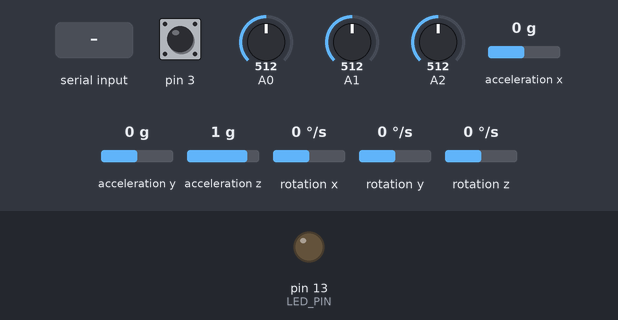
This sketch was run on a simulated Arduino Leonardo, built with avr-gcc and run on an emulated ATmega32U4. Parts: output pins drawn as LEDs (lit = HIGH). Dashed ring = blinking. The test bench sets the inputs (shaded band); at power-on: pin 3 HIGH, A0 = 512, A1 = 512, A2 = 512, acceleration x 0 g, acceleration y 0 g, acceleration z 1 g, rotation x 0 °/s, rotation y 0 °/s, rotation z 0 °/s. The sensor or clock chip raises its interrupt line as the real part does; what the sketch prints to the serial monitor is not drawn.

Above: at 0.1 s.
At 1.7 s:
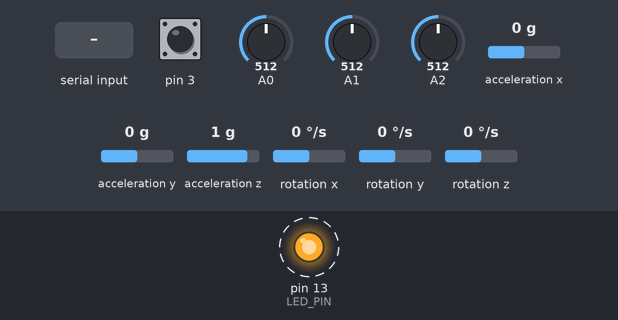
1.8 s: "A\n" received over Serial
Timing chart, 0 to 11.3 s (numbered marks = the images above; inputs shaded):
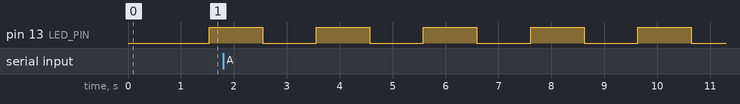

Measured:
- by itself, pin 13 (LED_PIN): alternates HIGH for 1.0 s and LOW for 1.0 s

The sketch:

sender.ino
```cpp
// I2C device class (I2Cdev) demonstration Arduino sketch for MPU6050 class using DMP (MotionApps v2.0)
// 6/21/2012 by Jeff Rowberg <jeff@rowberg.net>
// Updates should (hopefully) always be available at https://github.com/jrowberg/i2cdevlib
//
// Changelog:
//      2013-05-08 - added seamless Fastwire support
//                 - added note about gyro calibration
//      2012-06-21 - added note about Arduino 1.0.1 + Leonardo compatibility error
//      2012-06-20 - improved FIFO overflow handling and simplified read process
//      2012-06-19 - completely rearranged DMP initialization code and simplification
//      2012-06-13 - pull gyro and accel data from FIFO packet instead of reading directly
//      2012-06-09 - fix broken FIFO read sequence and change interrupt detection to RISING
//      2012-06-05 - add gravity-compensated initial reference frame acceleration output
//                 - add 3D math helper file to DMP6 example sketch
//                 - add Euler output and Yaw/Pitch/Roll output formats
//      2012-06-04 - remove accel offset clearing for better results (thanks Sungon Lee)
//      2012-06-01 - fixed gyro sensitivity to be 2000 deg/sec instead of 250
//      2012-05-30 - basic DMP initialization working

/* ============================================
I2Cdev device library code is placed under the MIT license
Copyright (c) 2012 Jeff Rowberg

Permission is hereby granted, free of charge, to any person obtaining a copy
of this software and associated documentation files (the "Software"), to deal
in the Software without restriction, including without limitation the rights
to use, copy, modify, merge, publish, distribute, sublicense, and/or sell
copies of the Software, and to permit persons to whom the Software is
furnished to do so, subject to the following conditions:

The above copyright notice and this permission notice shall be included in
all copies or substantial portions of the Software.

THE SOFTWARE IS PROVIDED "AS IS", WITHOUT WARRANTY OF ANY KIND, EXPRESS OR
IMPLIED, INCLUDING BUT NOT LIMITED TO THE WARRANTIES OF MERCHANTABILITY,
FITNESS FOR A PARTICULAR PURPOSE AND NONINFRINGEMENT. IN NO EVENT SHALL THE
AUTHORS OR COPYRIGHT HOLDERS BE LIABLE FOR ANY CLAIM, DAMAGES OR OTHER
LIABILITY, WHETHER IN AN ACTION OF CONTRACT, TORT OR OTHERWISE, ARISING FROM,
OUT OF OR IN CONNECTION WITH THE SOFTWARE OR THE USE OR OTHER DEALINGS IN
THE SOFTWARE.
===============================================
*/

// I2Cdev and MPU6050 must be installed as libraries, or else the .cpp/.h files
// for both classes must be in the include path of your project
#include "I2Cdev.h"

#include "MPU6050_6Axis_MotionApps20.h"
//#include "MPU6050.h" // not necessary if using MotionApps include file

// Arduino Wire library is required if I2Cdev I2CDEV_ARDUINO_WIRE implementation
// is used in I2Cdev.h
#if I2CDEV_IMPLEMENTATION == I2CDEV_ARDUINO_WIRE
    #include "Wire.h"
#endif

// class default I2C address is 0x68
// specific I2C addresses may be passed as a parameter here
// AD0 low = 0x68 (default for SparkFun breakout and InvenSense evaluation board)
// AD0 high = 0x69
MPU6050 mpu;
//MPU6050 mpu(0x69); // <-- use for AD0 high

/* =========================================================================
   NOTE: In addition to connection 3.3v, GND, SDA, and SCL, this sketch
   depends on the MPU-6050's INT pin being connected to the Arduino's
   external interrupt #0 pin. On the Arduino Uno and Mega 2560, this is
   digital I/O pin 2.
 * ========================================================================= */

/* =========================================================================
   NOTE: Arduino v1.0.1 with the Leonardo board generates a compile error
   when using Serial.write(buf, len). The Teapot output uses this method.
   The solution requires a modification to the Arduino USBAPI.h file, which
   is fortunately simple, but annoying. This will be fixed in the next IDE
   release. For more info, see these links:

   http://arduino.cc/forum/index.php/topic,109987.0.html
   http://code.google.com/p/arduino/issues/detail?id=958
 * ========================================================================= */


// uncomment "OUTPUT_READABLE_QUATERNION" if you want to see the actual
// quaternion components in a [w, x, y, z] format (not best for parsing
// on a remote host such as Processing or something though)
//#define OUTPUT_READABLE_QUATERNION

// uncomment "OUTPUT_READABLE_EULER" if you want to see Euler angles
// (in degrees) calculated from the quaternions coming from the FIFO.
// Note that Euler angles suffer from gimbal lock (for more info, see
// http://en.wikipedia.org/wiki/Gimbal_lock)
//#define OUTPUT_READABLE_EULER

// uncomment "OUTPUT_READABLE_YAWPITCHROLL" if you want to see the yaw/
// pitch/roll angles (in degrees) calculated from the quaternions coming
// from the FIFO. Note this also requires gravity vector calculations.
// Also note that yaw/pitch/roll angles suffer from gimbal lock (for
// more info, see: http://en.wikipedia.org/wiki/Gimbal_lock)
#define OUTPUT_READABLE_YAWPITCHROLL

// uncomment "OUTPUT_READABLE_REALACCEL" if you want to see acceleration
// components with gravity removed. This acceleration reference frame is
// not compensated for orientation, so +X is always +X according to the
// sensor, just without the effects of gravity. If you want acceleration
// compensated for orientation, us OUTPUT_READABLE_WORLDACCEL instead.
//#define OUTPUT_READABLE_REALACCEL

// uncomment "OUTPUT_READABLE_WORLDACCEL" if you want to see acceleration
// components with gravity removed and adjusted for the world frame of
// reference (yaw is relative to initial orientation, since no magnetometer
// is present in this case). Could be quite handy in some cases.
//#define OUTPUT_READABLE_WORLDACCEL

// uncomment "OUTPUT_TEAPOT" if you want output that matches the
// format used for the InvenSense teapot demo
//#define OUTPUT_TEAPOT


#define LED_PIN 13 // (Arduino is 13, Teensy is 11, Teensy++ is 6)
bool blinkState = false;

// MPU control/status vars
bool dmpReady = false;  // set true if DMP init was successful
uint8_t mpuIntStatus;   // holds actual interrupt status byte from MPU
uint8_t devStatus;      // return status after each device operation (0 = success, !0 = error)
uint16_t packetSize;    // expected DMP packet size (default is 42 bytes)
uint16_t fifoCount;     // count of all bytes currently in FIFO
uint8_t fifoBuffer[64]; // FIFO storage buffer

// orientation/motion vars
Quaternion q;           // [w, x, y, z]         quaternion container
VectorInt16 aa;         // [x, y, z]            accel sensor measurements
VectorInt16 aaReal;     // [x, y, z]            gravity-free accel sensor measurements
VectorInt16 aaWorld;    // [x, y, z]            world-frame accel sensor measurements
VectorFloat gravity;    // [x, y, z]            gravity vector
float euler[3];         // [psi, theta, phi]    Euler angle container
float ypr[3];           // [yaw, pitch, roll]   yaw/pitch/roll container and gravity vector

// packet structure for InvenSense teapot demo
uint8_t teapotPacket[14] = { '$', 0x02, 0,0, 0,0, 0,0, 0,0, 0x00, 0x00, '\r', '\n' };


// ================================================================
// ===               INTERRUPT DETECTION ROUTINE                ===
// ================================================================

volatile bool mpuInterrupt = false;     // indicates whether MPU interrupt pin has gone high
void dmpDataReady() {
    mpuInterrupt = true;
}


// ================================================================
// ===                      INITIAL SETUP                       ===
// ================================================================

void setup() {
    // join I2C bus (I2Cdev library doesn't do this automatically)
    #if I2CDEV_IMPLEMENTATION == I2CDEV_ARDUINO_WIRE
        Wire.begin();
        TWBR = 24; // 400kHz I2C clock (200kHz if CPU is 8MHz)
    #elif I2CDEV_IMPLEMENTATION == I2CDEV_BUILTIN_FASTWIRE
        Fastwire::setup(400, true);
    #endif

    // initialize serial communication
    // (115200 chosen because it is required for Teapot Demo output, but it's
    // really up to you depending on your project)
    Serial.begin(9600);
    while (!Serial); // wait for Leonardo enumeration, others continue immediately

    // NOTE: 8MHz or slower host processors, like the Teensy @ 3.3v or Ardunio
    // Pro Mini running at 3.3v, cannot handle this baud rate reliably due to
    // the baud timing being too misaligned with processor ticks. You must use
    // 38400 or slower in these cases, or use some kind of external separate
    // crystal solution for the UART timer.

    // initialize device
    Serial.println(F("Initializing I2C devices..."));
    mpu.initialize();

    // verify connection
    Serial.println(F("Testing device connections..."));
    Serial.println(mpu.testConnection() ? F("MPU6050 connection successful") : F("MPU6050 connection failed"));

    // wait for ready
    Serial.println(F("\nSend any character to begin DMP programming and demo: "));
    //while (Serial.available() && Serial.read()); // empty buffer
    //while (!Serial.available());                 // wait for data
    while (Serial.available() && Serial.read()); // empty buffer again

    // load and configure the DMP
    Serial.println(F("Initializing DMP..."));
    devStatus = mpu.dmpInitialize();

    // supply your own gyro offsets here, scaled for min sensitivity
    mpu.setXGyroOffset(220);
    mpu.setYGyroOffset(76);
    mpu.setZGyroOffset(-85);
    mpu.setZAccelOffset(1788); // 1688 factory default for my test chip

    // make sure it worked (returns 0 if so)
    if (devStatus == 0) {
        // turn on the DMP, now that it's ready
        Serial.println(F("Enabling DMP..."));
        mpu.setDMPEnabled(true);

        // enable Arduino interrupt detection
        Serial.println(F("Enabling interrupt detection (Arduino external interrupt 0)..."));
        attachInterrupt(0, dmpDataReady, RISING);
        mpuIntStatus = mpu.getIntStatus();

        // set our DMP Ready flag so the main loop() function knows it's okay to use it
        Serial.println(F("DMP ready! Waiting for first interrupt..."));
        dmpReady = true;

        // get expected DMP packet size for later comparison
        packetSize = mpu.dmpGetFIFOPacketSize();
    } else {
        // ERROR!
        // 1 = initial memory load failed
        // 2 = DMP configuration updates failed
        // (if it's going to break, usually the code will be 1)
        Serial.print(F("DMP Initialization failed (code "));
        Serial.print(devStatus);
        Serial.println(F(")"));
    }

    // configure LED for output
    pinMode(LED_PIN, OUTPUT);
}


// ================================================================
// ===                    MAIN PROGRAM LOOP                     ===
// ================================================================

void loop() {

  ////////////////////////////////////////////
    int val0=analogRead(A0);
  int val1=analogRead(A1);
  int val2=analogRead(A2);
  int mappedValue0=map(val0,0,1023,0,255);
  int mappedValue1=map(val1,0,1023,0,255);
  int mappedValue2=map(val2,0,1023,0,255);

  /////////////////////////////////////////////////

    // if programming failed, don't try to do anything
    if (!dmpReady) return;

    // wait for MPU interrupt or extra packet(s) available
    while (!mpuInterrupt && fifoCount < packetSize) {
        // other program behavior stuff here
        // .
        // .
        // .
        // if you are really paranoid you can frequently test in between other
        // stuff to see if mpuInterrupt is true, and if so, "break;" from the
        // while() loop to immediately process the MPU data
        // .
        // .
        // .
    }

    // reset interrupt flag and get INT_STATUS byte
    mpuInterrupt = false;
    mpuIntStatus = mpu.getIntStatus();

    // get current FIFO count
    fifoCount = mpu.getFIFOCount();

    // check for overflow (this should never happen unless our code is too inefficient)
    if ((mpuIntStatus & 0x10) || fifoCount == 1024) {
        // reset so we can continue cleanly
        mpu.resetFIFO();
        //Serial.println(F("FIFO overflow!"));

    // otherwise, check for DMP data ready interrupt (this should happen frequently)
    } else if (mpuIntStatus & 0x02) {
        // wait for correct available data length, should be a VERY short wait
        while (fifoCount < packetSize) fifoCount = mpu.getFIFOCount();

        // read a packet from FIFO
        mpu.getFIFOBytes(fifoBuffer, packetSize);

        // track FIFO count here in case there is > 1 packet available
        // (this lets us immediately read more without waiting for an interrupt)
        fifoCount -= packetSize;

        #ifdef OUTPUT_READABLE_QUATERNION
            // display quaternion values in easy matrix form: w x y z
            mpu.dmpGetQuaternion(&q, fifoBuffer);
            Serial.print("quat\t");
            Serial.print(q.w);
            Serial.print("\t");
            Serial.print(q.x);
            Serial.print("\t");
            //Serial.print(q.y);
            Serial.print("\t");
            //Serial.println(q.z);
        #endif

        #ifdef OUTPUT_READABLE_EULER
            // display Euler angles in degrees
            mpu.dmpGetQuaternion(&q, fifoBuffer);
            mpu.dmpGetEuler(euler, &q);
            Serial.print("euler\t");
            Serial.print(euler[0] * 180/M_PI);
            Serial.print("\t");
            //Serial.print(euler[1] * 180/M_PI);
            Serial.print("\t");
            //Serial.println(euler[2] * 180/M_PI);
        #endif

        #ifdef OUTPUT_READABLE_YAWPITCHROLL
            // display Euler angles in degrees
            mpu.dmpGetQuaternion(&q, fifoBuffer);
            mpu.dmpGetGravity(&gravity, &q);
            mpu.dmpGetYawPitchRoll(ypr, &q, &gravity);

            /*
            Serial.print("ypr\t");
            Serial.print(ypr[0] * 180/M_PI);
            Serial.print("\t");
            */

            Serial.print(ypr[1] * 180/M_PI);
            //Serial.print("\t");
            //Serial.println();
            //Serial.println(ypr[2] * 180/M_PI);

            /////////////////////////////////////////////
            int val3 = ypr[0] * 180/M_PI;
            Serial.print("각도 : " + String(val3) + "\n");
            Serial.print("압력 : " + String(val0) + " " + String(val1) + " " + String(val2) + "\n");

             byte data = Serial.read(); //보내달라는 신호 저장
   if(data == 'A'){
    Serial.write(val0);
   }else if (data == 'B'){
    Serial.write(val1);
   }else if (data == 'C') {
    Serial.write(val2);
   }else if (data == 'D') {
    Serial.write(val3);
   }
            //////////////////////////////////////////////
        #endif

        #ifdef OUTPUT_READABLE_REALACCEL
            // display real acceleration, adjusted to remove gravity
            mpu.dmpGetQuaternion(&q, fifoBuffer);
            mpu.dmpGetAccel(&aa, fifoBuffer);
            mpu.dmpGetGravity(&gravity, &q);
            mpu.dmpGetLinearAccel(&aaReal, &aa, &gravity);
            Serial.print("areal\t");
            Serial.print(aaReal.x);
            Serial.print("\t");
            //Serial.print(aaReal.y);
            Serial.print("\t");
            //Serial.println(aaReal.z);
        #endif

        #ifdef OUTPUT_READABLE_WORLDACCEL
            // display initial world-frame acceleration, adjusted to remove gravity
            // and rotated based on known orientation from quaternion
            mpu.dmpGetQuaternion(&q, fifoBuffer);
            mpu.dmpGetAccel(&aa, fifoBuffer);
            mpu.dmpGetGravity(&gravity, &q);
            mpu.dmpGetLinearAccel(&aaReal, &aa, &gravity);
            mpu.dmpGetLinearAccelInWorld(&aaWorld, &aaReal, &q);
            Serial.print("aworld\t");
            Serial.print(aaWorld.x);
            Serial.print("\t");
            //Serial.print(aaWorld.y);
            Serial.print("\t");
            //Serial.println(aaWorld.z);
        #endif

        #ifdef OUTPUT_TEAPOT
            // display quaternion values in InvenSense Teapot demo format:
            teapotPacket[2] = fifoBuffer[0];
            teapotPacket[3] = fifoBuffer[1];
            teapotPacket[4] = fifoBuffer[4];
            teapotPacket[5] = fifoBuffer[5];
            teapotPacket[6] = fifoBuffer[8];
            teapotPacket[7] = fifoBuffer[9];
            teapotPacket[8] = fifoBuffer[12];
            teapotPacket[9] = fifoBuffer[13];
            Serial.write(teapotPacket, 14);
            teapotPacket[11]++; // packetCount, loops at 0xFF on purpose
        #endif
        delay(1000);
        // blink LED to indicate activity
        blinkState = !blinkState;
        digitalWrite(LED_PIN, blinkState);
    }
}
```
